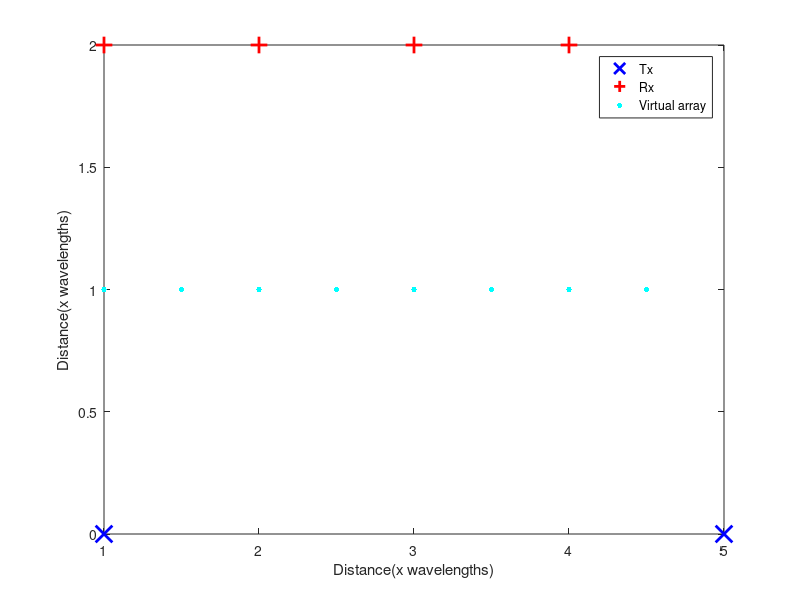

MATLAB code for this plot:
% figure
% t=[1:8:48;1:8:48]; %x,y
% r=[1:1:8;1:1:8];
% plot(t(1,:),zeros(1,6),'xb', 'MarkerSize',8,'LineWidth',1)
% hold on
% plot(r(1,:),zeros(1,8)+1,'+r',  'MarkerSize',8,'LineWidth',1)
% hold on
% vy=zeros(6,8);
% vz=zeros(6,8);
% %ty
% for k=1:6
%     vy(k,:)=(t(1,k)+r(1,:))./2;
%     vz(k,:)=(1+r(2,:))./2;
%     plot(zeros(1,8)+(t(1,k)+1)./2,vz(k,:),'.c','MarkerSize',8,'LineWidth',1)
%     hold on
% end
% vy=reshape(vy,1,48);
% plot(vy,zeros(1,48)+0.5,'.c','MarkerSize',8,'LineWidth',1)
% plot(zeros(1,6),t(2,:),'xb', 'MarkerSize',8,'LineWidth',1)
% hold on
% plot(zeros(1,8)+1,r(2,:),'+r', 'MarkerSize',8,'LineWidth',1)
% hold on
% vy=zeros(6,8);
% vz=zeros(6,8);
% %tz
% for k=1:6
%     vy(k,:)=(1+r(1,:))./2;
%     vz(k,:)=(t(2,k)+r(2,:))./2;
%     plot(vy(k,:),zeros(1,8)+(t(2,k)+1)./2,'.c','MarkerSize',8,'LineWidth',1)
% end
% vz=reshape(vz,1,48);
% plot(zeros(1,48)+0.5,vz,'.c','MarkerSize',8,'LineWidth',1)
% xlabel("Distance(x wavelengths)")
% ylabel("Distance(x wavelengths)")
% legend("Tx","Rx","Virtual array")
tx=[1,5];
rx=[1,2,3,4];
vx=[1:0.5:4.5];
plot(tx,zeros(1,2),'xb', 'MarkerSize',12,'LineWidth',2)
hold on
plot(rx,zeros(1,4)+2,'+r',  'MarkerSize',12,'LineWidth',2)
hold on
plot(vx,zeros(1,8)+1,'.c','MarkerSize',12,'LineWidth',2)
xlabel("Distance(x wavelengths)")
ylabel("Distance(x wavelengths)")
legend("Tx","Rx","Virtual array")

